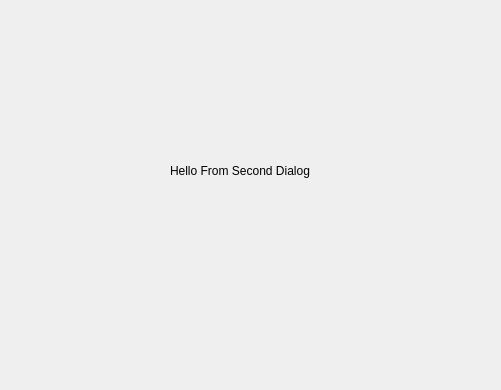
<?xml version="1.0" encoding="UTF-8"?>
<ui version="4.0">
 <class>SecondDialog</class>
 <widget class="QDialog" name="SecondDialog">
  <property name="geometry">
   <rect>
    <x>0</x>
    <y>0</y>
    <width>501</width>
    <height>390</height>
   </rect>
  </property>
  <property name="windowTitle">
   <string>Dialog</string>
  </property>
  <widget class="QLabel" name="label">
   <property name="geometry">
    <rect>
     <x>170</x>
     <y>140</y>
     <width>191</width>
     <height>61</height>
    </rect>
   </property>
   <property name="text">
    <string>Hello From Second Dialog</string>
   </property>
  </widget>
 </widget>
 <resources/>
 <connections/>
</ui>
